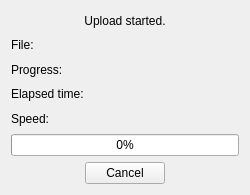
<ui version="4.0" >
 <class>uploadDialogClass</class>
 <widget class="QWidget" name="uploadDialogClass" >
  <property name="geometry" >
   <rect>
    <x>0</x>
    <y>0</y>
    <width>250</width>
    <height>195</height>
   </rect>
  </property>
  <property name="maximumSize" >
   <size>
    <width>600</width>
    <height>195</height>
   </size>
  </property>
  <property name="windowTitle" >
   <string>Uploading...</string>
  </property>
  <property name="windowIcon" >
   <iconset resource="imagepub.qrc" >
    <normaloff>:/icons/imagepub-icon16.png</normaloff>:/icons/imagepub-icon16.png</iconset>
  </property>
  <layout class="QVBoxLayout" name="verticalLayout" >
   <item>
    <widget class="QLabel" name="labelStatus" >
     <property name="text" >
      <string>Upload started.</string>
     </property>
     <property name="alignment" >
      <set>Qt::AlignCenter</set>
     </property>
    </widget>
   </item>
   <item>
    <widget class="QLabel" name="labelFile" >
     <property name="text" >
      <string>File: </string>
     </property>
     <property name="textFormat" >
      <enum>Qt::PlainText</enum>
     </property>
    </widget>
   </item>
   <item>
    <widget class="QLabel" name="labelProgress" >
     <property name="text" >
      <string>Progress:</string>
     </property>
    </widget>
   </item>
   <item>
    <widget class="QLabel" name="labelETime" >
     <property name="text" >
      <string>Elapsed time:</string>
     </property>
    </widget>
   </item>
   <item>
    <widget class="QLabel" name="labelSpeed" >
     <property name="text" >
      <string>Speed:</string>
     </property>
    </widget>
   </item>
   <item>
    <widget class="QProgressBar" name="progressBar" >
     <property name="value" >
      <number>0</number>
     </property>
    </widget>
   </item>
   <item>
    <layout class="QHBoxLayout" name="horizontalLayout" >
     <item>
      <spacer name="horizontalSpacer" >
       <property name="orientation" >
        <enum>Qt::Horizontal</enum>
       </property>
       <property name="sizeHint" stdset="0" >
        <size>
         <width>40</width>
         <height>20</height>
        </size>
       </property>
      </spacer>
     </item>
     <item>
      <widget class="QPushButton" name="btnUploadCancel" >
       <property name="text" >
        <string>Cancel</string>
       </property>
      </widget>
     </item>
     <item>
      <spacer name="horizontalSpacer_2" >
       <property name="orientation" >
        <enum>Qt::Horizontal</enum>
       </property>
       <property name="sizeHint" stdset="0" >
        <size>
         <width>40</width>
         <height>20</height>
        </size>
       </property>
      </spacer>
     </item>
    </layout>
   </item>
  </layout>
 </widget>
 <resources>
  <include location="imagepub.qrc" />
 </resources>
 <connections/>
</ui>
